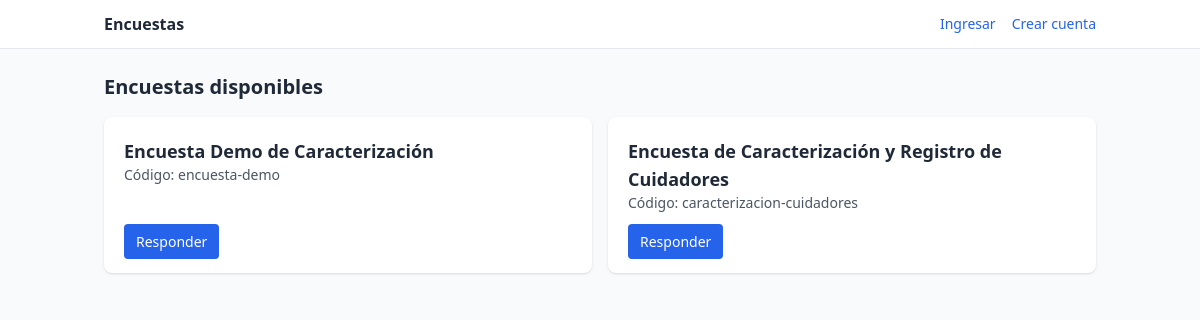
Page /public/ on the earlier database version.
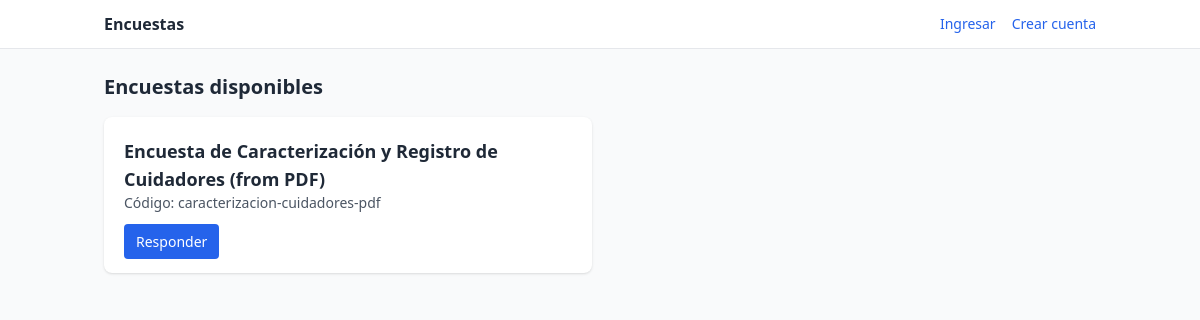
Same page on the later database version.
### surveys/models.py (models this page shows, shortened)
class Survey(models.Model):
    name = models.CharField(max_length=200, unique=True)
    description = models.TextField(blank=True)
    code = models.SlugField(max_length=80, unique=True)
    is_active = models.BooleanField(default=True)
    created_at = models.DateTimeField(auto_now_add=True)
    require_token = models.BooleanField(default=False)

### surveys/views.py (the view)
# urls.py: path("public/", views.survey_list_public, name="public_list"),
def survey_list_public(request): # New public survey list view
    surveys = Survey.objects.filter(is_active=True)
    return render(request, 'surveys/survey_list.html', {'surveys': surveys})

### surveys/templates/surveys/survey_list.html (shortened to what this page needs)
{% extends "surveys/base.html" %}
{% block content %}
<h1 class="text-xl font-semibold mb-4">Encuestas disponibles</h1>
<div class="grid sm:grid-cols-2 gap-4">
  {% for s in surveys %}
    <div class="bg-white p-5 rounded-lg shadow flex flex-col justify-between">
      <div>
        <h2 class="font-semibold text-lg">{{ s.name }}</h2>
        <p class="text-sm text-gray-600">Código: {{ s.code }}</p>
      </div>
      <div class="mt-4">
        <a href="{% url 'surveys:fill' s.code %}" class="px-3 py-2 rounded bg-blue-600 text-white text-sm">Responder</a>
      </div>
    </div>
  {% empty %}
    <p>No hay encuestas activas.</p>
  {% endfor %}
</div>
{% endblock %}

### surveys/templates/surveys/base.html (shortened to what this page needs)
{% load static %}
<!doctype html>
<html lang="es">
<head>
  <script src="https://cdn.tailwindcss.com"></script>
</head>
<body class="bg-gray-50 text-gray-800">
  <nav class="bg-white border-b sticky top-0 z-10">
    <div class="max-w-5xl mx-auto px-4 py-3 flex items-center justify-between">
      <a href="{% url 'surveys:list' %}" class="flex items-center gap-2 font-semibold">
        Encuestas
      </a>
      <div class="flex items-center gap-4">
        {% if user.is_authenticated %}
          <span class="text-sm">Hola, {{ user.username }}</span>
          <a class="text-sm text-blue-600" href="{% url 'logout' %}">Salir</a>
        {% elif not public %}
          <a class="text-sm text-blue-600" href="{% url 'login' %}">Ingresar</a>
          <a class="text-sm text-blue-600" href="{% url 'signup' %}">Crear cuenta</a>
        {% endif %}
      </div>
    </div>
  </nav>
  <main class="max-w-5xl mx-auto px-4 py-6">
    {% block content %}{% endblock %}
  </main>
</body>
</html>

Differences in the rows shown:
removed Survey: name "Encuesta Demo de Caracterización", code "encuesta-demo"
removed Survey: name "Encuesta de Caracterización y Registro de Cuidadores", code "caracterizacion-cuidadores"
added Survey: name "Encuesta de Caracterización y Registro de Cuidadores (from PDF)", code "caracterizacion-cuidadores-pdf"
